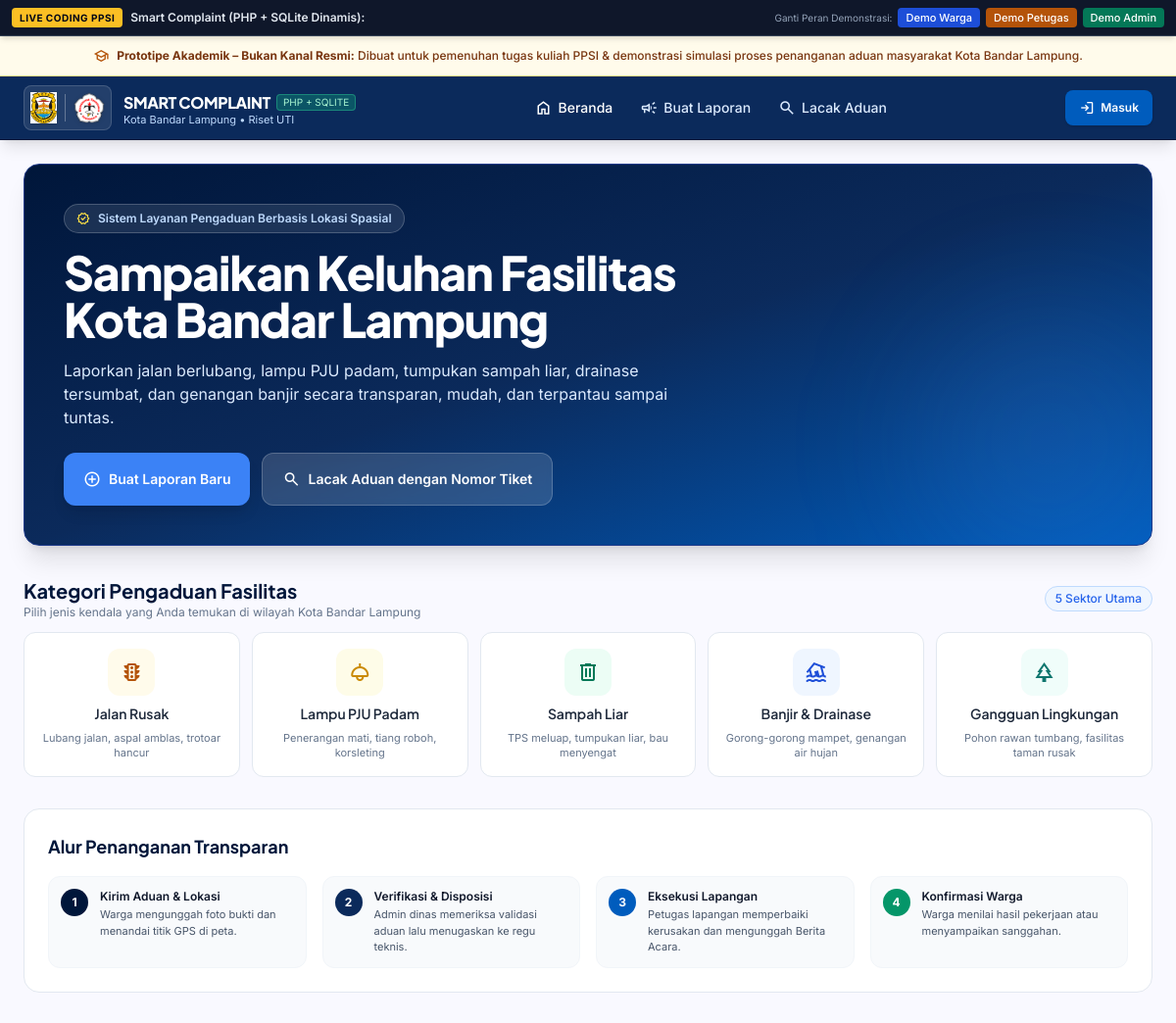
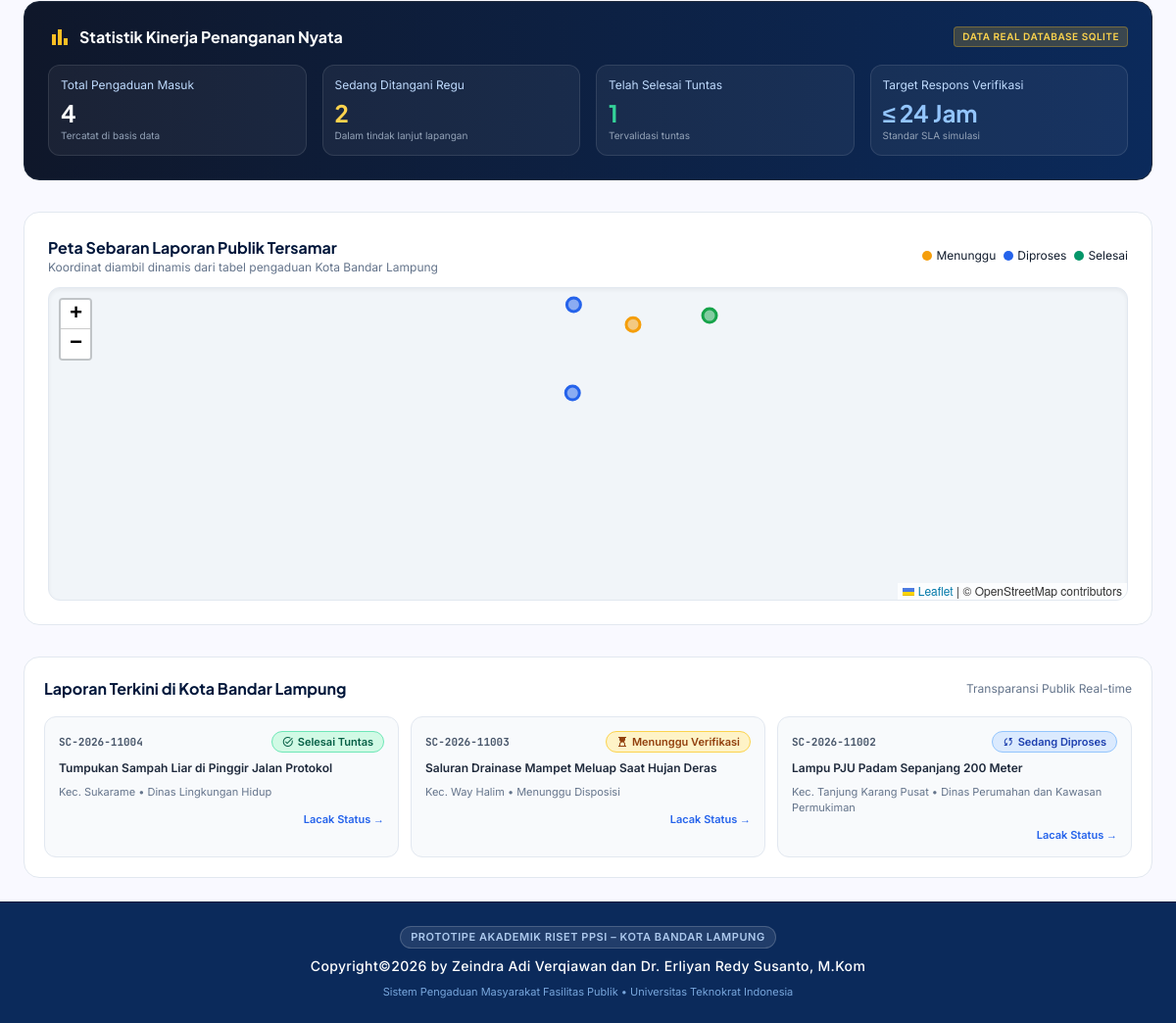
The page / on the database its author committed (2 pictures, top to bottom).
### tables this page shows
CREATE TABLE reports (
        id INTEGER PRIMARY KEY AUTOINCREMENT,
        ticket_number TEXT NOT NULL UNIQUE,
        citizen_id INTEGER NOT NULL,
        category_id INTEGER NOT NULL,
        department_id INTEGER,
        assigned_officer_id INTEGER,
        title TEXT NOT NULL,
        description TEXT NOT NULL,
        district TEXT NOT NULL, -- Kecamatan di Kota Bandar Lampung
        address TEXT,
        latitude REAL NOT NULL,
        longitude REAL NOT NULL,
        is_anonymous INTEGER DEFAULT 1,
        status TEXT NOT NULL DEFAULT 'submitted', 
        -- submitted, pending_verification, verified, assigned, in_progress, awaiting_citizen_confirmation, resolved, rejected, needs_revision, outside_area
        rejection_reason TEXT,
        revision_notes TEXT,
        photo_before TEXT,
        photo_after TEXT,
        action_notes TEXT,
        materials_used TEXT,
        citizen_rating INTEGER, -- 1-5 bintang
        citizen_feedback TEXT,
        created_at DATETIME DEFAULT CURRENT_TIMESTAMP,
        updated_at DATETIME DEFAULT CURRENT_TIMESTAMP,
        FOREIGN KEY (citizen_id) REFERENCES users(id),
        FOREIGN KEY (category_id) REFERENCES categories(id),
        FOREIGN KEY (department_id) REFERENCES departments(id),
        FOREIGN KEY (assigned_officer_id) REFERENCES users(id)
    );

CREATE TABLE departments (
        id INTEGER PRIMARY KEY AUTOINCREMENT,
        name TEXT NOT NULL,
        code TEXT NOT NULL UNIQUE,
        description TEXT,
        is_active INTEGER DEFAULT 1
    );

### index.php (the view, shortened to what this page needs)
<?php
require_once __DIR__ . '/includes/header.php';
$pdo = getDB();
$totalReports = $pdo->query("SELECT COUNT(*) FROM reports")->fetchColumn();
$inProgress = $pdo->query("SELECT COUNT(*) FROM reports WHERE status IN ('assigned', 'in_progress', 'awaiting_citizen_confirmation')")->fetchColumn();
$resolved = $pdo->query("SELECT COUNT(*) FROM reports WHERE status = 'resolved'")->fetchColumn();
$recentReports = $pdo->query("SELECT r.*, c.name as category_name, d.name as dept_name
    FROM reports r
    LEFT JOIN categories c ON r.category_id = c.id
    LEFT JOIN departments d ON r.department_id = d.id
    ORDER BY r.id DESC LIMIT 3")->fetchAll();
?>
<div class="space-y-8">
  <div class="bg-gradient-to-br from-[#00163a] via-[#0b2a5b] to-[#005cbd] rounded-2xl p-6 sm:p-10 text-white relative overflow-hidden shadow-xl border border-blue-900">
    <div class="relative z-10 max-w-2xl space-y-4">
      <div class="inline-flex items-center gap-2 px-3 py-1 rounded-full bg-white/10 backdrop-blur-sm border border-white/20 text-xs font-semibold text-blue-200">
        <span class="material-symbols-outlined text-sm text-yellow-300">verified</span>
        Sistem Layanan Pengaduan Berbasis Lokasi Spasial
      </div>
      <h1 class="font-heading font-extrabold text-3xl sm:text-4xl lg:text-5xl tracking-tight leading-tight">
        Sampaikan Keluhan Fasilitas Kota Bandar Lampung
      </h1>
      <p class="text-blue-100 text-sm sm:text-base leading-relaxed">
        Laporkan jalan berlubang, lampu PJU padam, tumpukan sampah liar, drainase tersumbat, dan genangan banjir secara transparan, mudah, dan terpantau sampai tuntas.
      </p>
      <div class="pt-2 flex flex-wrap gap-3">
        <a href="lapor.php" class="bg-blue-500 hover:bg-blue-400 text-white font-semibold px-5 py-3 rounded-xl shadow-lg transition flex items-center gap-2 text-sm">
          <span class="material-symbols-outlined text-lg">add_circle</span>
          <span>Buat Laporan Baru</span>
        </a>
        <a href="lacak.php" class="bg-white/15 hover:bg-white/25 text-white font-semibold px-5 py-3 rounded-xl border border-white/20 backdrop-blur-sm transition flex items-center gap-2 text-sm">
          <span class="material-symbols-outlined text-lg">search</span>
          <span>Lacak Aduan dengan Nomor Tiket</span>
        </a>
      </div>
    </div>
    <div class="absolute -right-10 -bottom-10 w-72 h-72 bg-blue-400/10 rounded-full blur-3xl pointer-events-none"></div>
  </div>
  <div class="space-y-3">
    <div class="flex items-center justify-between">
      <div>
        <h2 class="font-heading font-bold text-xl text-[#00163a]">Kategori Pengaduan Fasilitas</h2>
        <p class="text-xs text-slate-500">Pilih jenis kendala yang Anda temukan di wilayah Kota Bandar Lampung</p>
      </div>
      <span class="text-xs font-medium text-blue-600 bg-blue-50 px-2.5 py-1 rounded-full border border-blue-200">5 Sektor Utama</span>
    </div>
    <div class="grid grid-cols-2 sm:grid-cols-3 lg:grid-cols-5 gap-3">
      <a href="lapor.php?cat=1" class="bg-white p-4 rounded-xl border border-slate-200 hover:border-blue-500 hover:shadow-md transition text-center space-y-2 block group">
        <div class="w-12 h-12 mx-auto rounded-xl bg-amber-50 text-amber-700 flex items-center justify-center group-hover:scale-105 transition">
          <span class="material-symbols-outlined text-2xl">traffic</span>
        </div>
        <h3 class="font-heading font-semibold text-sm text-slate-800">Jalan Rusak</h3>
        <p class="text-[11px] text-slate-500 leading-snug">Lubang jalan, aspal amblas, trotoar hancur</p>
      </a>
      <a href="lapor.php?cat=2" class="bg-white p-4 rounded-xl border border-slate-200 hover:border-blue-500 hover:shadow-md transition text-center space-y-2 block group">
        <div class="w-12 h-12 mx-auto rounded-xl bg-yellow-50 text-yellow-600 flex items-center justify-center group-hover:scale-105 transition">
          <span class="material-symbols-outlined text-2xl">light</span>
        </div>
        <h3 class="font-heading font-semibold text-sm text-slate-800">Lampu PJU Padam</h3>
        <p class="text-[11px] text-slate-500 leading-snug">Penerangan mati, tiang roboh, korsleting</p>
      </a>
      <a href="lapor.php?cat=3" class="bg-white p-4 rounded-xl border border-slate-200 hover:border-blue-500 hover:shadow-md transition text-center space-y-2 block group">
        <div class="w-12 h-12 mx-auto rounded-xl bg-emerald-50 text-emerald-700 flex items-center justify-center group-hover:scale-105 transition">
          <span class="material-symbols-outlined text-2xl">delete</span>
        </div>
        <h3 class="font-heading font-semibold text-sm text-slate-800">Sampah Liar</h3>
        <p class="text-[11px] text-slate-500 leading-snug">TPS meluap, tumpukan liar, bau menyengat</p>
      </a>
      <a href="lapor.php?cat=4" class="bg-white p-4 rounded-xl border border-slate-200 hover:border-blue-500 hover:shadow-md transition text-center space-y-2 block group">
        <div class="w-12 h-12 mx-auto rounded-xl bg-blue-50 text-blue-700 flex items-center justify-center group-hover:scale-105 transition">
          <span class="material-symbols-outlined text-2xl">flood</span>
        </div>
        <h3 class="font-heading font-semibold text-sm text-slate-800">Banjir & Drainase</h3>
        <p class="text-[11px] text-slate-500 leading-snug">Gorong-gorong mampet, genangan air hujan</p>
      </a>
      <a href="lapor.php?cat=5" class="bg-white p-4 rounded-xl border border-slate-200 hover:border-blue-500 hover:shadow-md transition text-center space-y-2 col-span-2 sm:col-span-1 block group">
        <div class="w-12 h-12 mx-auto rounded-xl bg-teal-50 text-teal-700 flex items-center justify-center group-hover:scale-105 transition">
          <span class="material-symbols-outlined text-2xl">park</span>
        </div>
        <h3 class="font-heading font-semibold text-sm text-slate-800">Gangguan Lingkungan</h3>
        <p class="text-[11px] text-slate-500 leading-snug">Pohon rawan tumbang, fasilitas taman rusak</p>
      </a>
    </div>
  </div>
  <div class="bg-white p-6 rounded-2xl border border-slate-200 space-y-4">
    <h2 class="font-heading font-bold text-lg text-[#00163a]">Alur Penanganan Transparan</h2>
    <div class="grid grid-cols-1 sm:grid-cols-2 lg:grid-cols-4 gap-4">
      <div class="p-3 bg-slate-50 rounded-xl border border-slate-100 flex items-start gap-3">
        <span class="w-7 h-7 rounded-full bg-[#00163a] text-white flex items-center justify-center font-bold text-xs shrink-0">1</span>
        <div>
          <h4 class="font-semibold text-xs text-slate-900">Kirim Aduan & Lokasi</h4>
          <p class="text-[11px] text-slate-600 mt-0.5">Warga mengunggah foto bukti dan menandai titik GPS di peta.</p>
        </div>
      </div>
      <div class="p-3 bg-slate-50 rounded-xl border border-slate-100 flex items-start gap-3">
        <span class="w-7 h-7 rounded-full bg-[#0b2a5b] text-white flex items-center justify-center font-bold text-xs shrink-0">2</span>
        <div>
          <h4 class="font-semibold text-xs text-slate-900">Verifikasi & Disposisi</h4>
          <p class="text-[11px] text-slate-600 mt-0.5">Admin dinas memeriksa validasi aduan lalu menugaskan ke regu teknis.</p>
        </div>
      </div>
      <div class="p-3 bg-slate-50 rounded-xl border border-slate-100 flex items-start gap-3">
        <span class="w-7 h-7 rounded-full bg-[#005cbd] text-white flex items-center justify-center font-bold text-xs shrink-0">3</span>
        <div>
          <h4 class="font-semibold text-xs text-slate-900">Eksekusi Lapangan</h4>
          <p class="text-[11px] text-slate-600 mt-0.5">Petugas lapangan memperbaiki kerusakan dan mengunggah Berita Acara.</p>
        </div>
      </div>
      <div class="p-3 bg-slate-50 rounded-xl border border-slate-100 flex items-start gap-3">
        <span class="w-7 h-7 rounded-full bg-emerald-600 text-white flex items-center justify-center font-bold text-xs shrink-0">4</span>
        <div>
          <h4 class="font-semibold text-xs text-slate-900">Konfirmasi Warga</h4>
          <p class="text-[11px] text-slate-600 mt-0.5">Warga menilai hasil pekerjaan atau menyampaikan sanggahan.</p>
        </div>
      </div>
    </div>
  </div>
  <div class="bg-gradient-to-r from-slate-900 to-[#0b2a5b] text-white p-6 rounded-2xl border border-slate-800 space-y-3">
    <div class="flex items-center justify-between">
      <div class="flex items-center gap-2">
        <span class="material-symbols-outlined text-amber-400">bar_chart</span>
        <h2 class="font-heading font-bold text-base text-white">Statistik Kinerja Penanganan Nyata</h2>
      </div>
      <span class="text-[10px] font-semibold tracking-wider uppercase px-2 py-0.5 bg-amber-400/20 text-amber-300 border border-amber-400/30 rounded">
        Data Real Database SQLite
      </span>
    </div>
    <div class="grid grid-cols-2 md:grid-cols-4 gap-4 pt-1">
      <div class="bg-white/5 p-3 rounded-xl border border-white/10">
        <p class="text-xs text-blue-200">Total Pengaduan Masuk</p>
        <p class="text-2xl font-bold font-heading text-white mt-1"><?= $totalReports ?></p>
        <p class="text-[10px] text-slate-400">Tercatat di basis data</p>
      </div>
      <div class="bg-white/5 p-3 rounded-xl border border-white/10">
        <p class="text-xs text-blue-200">Sedang Ditangani Regu</p>
        <p class="text-2xl font-bold font-heading text-amber-300 mt-1"><?= $inProgress ?></p>
        <p class="text-[10px] text-slate-400">Dalam tindak lanjut lapangan</p>
      </div>
      <div class="bg-white/5 p-3 rounded-xl border border-white/10">
        <p class="text-xs text-blue-200">Telah Selesai Tuntas</p>
        <p class="text-2xl font-bold font-heading text-emerald-400 mt-1"><?= $resolved ?></p>
        <p class="text-[10px] text-slate-400">Tervalidasi tuntas</p>
      </div>
      <div class="bg-white/5 p-3 rounded-xl border border-white/10">
        <p class="text-xs text-blue-200">Target Respons Verifikasi</p>
        <p class="text-2xl font-bold font-heading text-blue-300 mt-1">&le; 24 Jam</p>
        <p class="text-[10px] text-slate-400">Standar SLA simulasi</p>
      </div>
    </div>
  </div>
  <div class="bg-white p-6 rounded-2xl border border-slate-200 space-y-3">
    <div class="flex flex-wrap items-center justify-between gap-2">
      <div>
        <h2 class="font-heading font-bold text-base text-[#00163a]">Peta Sebaran Laporan Publik Tersamar</h2>
        <p class="text-xs text-slate-500">Koordinat diambil dinamis dari tabel pengaduan Kota Bandar Lampung</p>
      </div>
      <div class="flex items-center gap-2 text-xs">
        <span class="inline-flex items-center gap-1"><span class="w-2.5 h-2.5 rounded-full bg-amber-500"></span> Menunggu</span>
        <span class="inline-flex items-center gap-1"><span class="w-2.5 h-2.5 rounded-full bg-blue-600"></span> Diproses</span>
        <span class="inline-flex items-center gap-1"><span class="w-2.5 h-2.5 rounded-full bg-emerald-600"></span> Selesai</span>
      </div>
    </div>
    <div id="map-home" class="h-80 w-full rounded-xl border border-slate-200 overflow-hidden shadow-inner bg-slate-100"></div>
  </div>
  <div class="bg-white p-5 rounded-2xl border border-slate-200 space-y-4">
    <div class="flex items-center justify-between">
      <h3 class="font-heading font-bold text-base text-[#00163a]">Laporan Terkini di Kota Bandar Lampung</h3>
      <span class="text-xs text-slate-500">Transparansi Publik Real-time</span>
    </div>
    <div class="grid grid-cols-1 md:grid-cols-3 gap-3 text-xs">
      <?php foreach ($recentReports as $rep): ?>
      <div class="p-3.5 rounded-xl border border-slate-200 space-y-2 bg-slate-50">
        <div class="flex justify-between items-center">
          <span class="font-mono text-[11px] text-slate-600 font-bold"><?= sanitize($rep['ticket_number']) ?></span>
          <?= getStatusBadge($rep['status']) ?>
        </div>
        <h4 class="font-semibold text-slate-800 line-clamp-1"><?= sanitize($rep['title']) ?></h4>
        <p class="text-[11px] text-slate-500">Kec. <?= sanitize($rep['district']) ?> &bull; <?= sanitize($rep['dept_name'] ?? 'Menunggu Disposisi') ?></p>
        <div class="pt-1 text-right">
          <a href="lacak.php?ticket=<?= urlencode($rep['ticket_number']) ?>" class="text-blue-600 font-semibold hover:underline text-[11px]">
            Lacak Status &rarr;
          </a>
        </div>
      </div>
      <?php endforeach; ?>
    </div>
  </div>
</div>
<?php require_once __DIR__ . '/includes/footer.php'; ?>

### includes/functions.php (shortened to what this page needs)
<?php
function sanitize($data) {
    return htmlspecialchars(trim($data ?? ''), ENT_QUOTES, 'UTF-8');
}
function getStatusBadge($status) {
    $map = [
        'submitted' => [
            'label' => 'Terkirim',
            'bg' => 'bg-amber-100 text-amber-800 border-amber-300',
            'icon' => 'hourglass_top'
        ],
        'pending_verification' => [
            'label' => 'Menunggu Verifikasi',
            'bg' => 'bg-amber-100 text-amber-800 border-amber-300',
            'icon' => 'hourglass_top'
        ],
        'verified' => [
            'label' => 'Terverifikasi',
            'bg' => 'bg-blue-100 text-blue-800 border-blue-300',
            'icon' => 'verified'
        ],
        'assigned' => [
            'label' => 'Ditugaskan ke Regu',
            'bg' => 'bg-blue-100 text-blue-800 border-blue-300',
            'icon' => 'engineering'
        ],
        'in_progress' => [
            'label' => 'Sedang Diproses',
            'bg' => 'bg-blue-100 text-blue-800 border-blue-300',
            'icon' => 'sync'
        ],
        'awaiting_citizen_confirmation' => [
            'label' => 'Menunggu Konfirmasi Warga',
            'bg' => 'bg-amber-100 text-amber-900 border-amber-400',
            'icon' => 'notifications_active'
        ],
        'resolved' => [
            'label' => 'Selesai Tuntas',
            'bg' => 'bg-emerald-100 text-emerald-800 border-emerald-300',
            'icon' => 'task_alt'
        ],
        'needs_revision' => [
            'label' => 'Perlu Revisi',
            'bg' => 'bg-orange-100 text-orange-800 border-orange-300',
            'icon' => 'edit_note'
        ],
        'rejected' => [
            'label' => 'Ditolak',
            'bg' => 'bg-red-100 text-red-800 border-red-300',
            'icon' => 'cancel'
        ],
        'outside_area' => [
            'label' => 'Di Luar Wilayah',
            'bg' => 'bg-slate-100 text-slate-800 border-slate-300',
            'icon' => 'wrong_location'
        ]
    ];
    $info = $map[$status] ?? [
        'label' => ucfirst($status),
        'bg' => 'bg-slate-100 text-slate-700 border-slate-300',
        'icon' => 'info'
    ];
    return '<span class="inline-flex items-center gap-1 px-2.5 py-0.5 rounded-full text-[11px] font-semibold border ' . $info['bg'] . '">
        <span class="material-symbols-outlined text-xs">' . $info['icon'] . '</span>
        <span>' . $info['label'] . '</span>
    </span>';
}

### rows shown on the page
reports: ticket_number "SC-2026-11004", status "Selesai Tuntas", title "Tumpukan Sampah Liar di Pinggir Jalan Protokol", district "Sukarame", department.name "Dinas Lingkungan Hidup"
reports: ticket_number "SC-2026-11003", status "Menunggu Verifikasi", title "Saluran Drainase Mampet Meluap Saat Hujan Deras", district "Way Halim", dept_name "Menunggu Disposisi"
reports: ticket_number "SC-2026-11002", status "Sedang Diproses", title "Lampu PJU Padam Sepanjang 200 Meter", district "Tanjung Karang Pusat", department.name "Dinas Perumahan dan Kawasan Permukiman"

### other values the page prints
$totalReports "4"
$inProgress "2"
$resolved "1"
